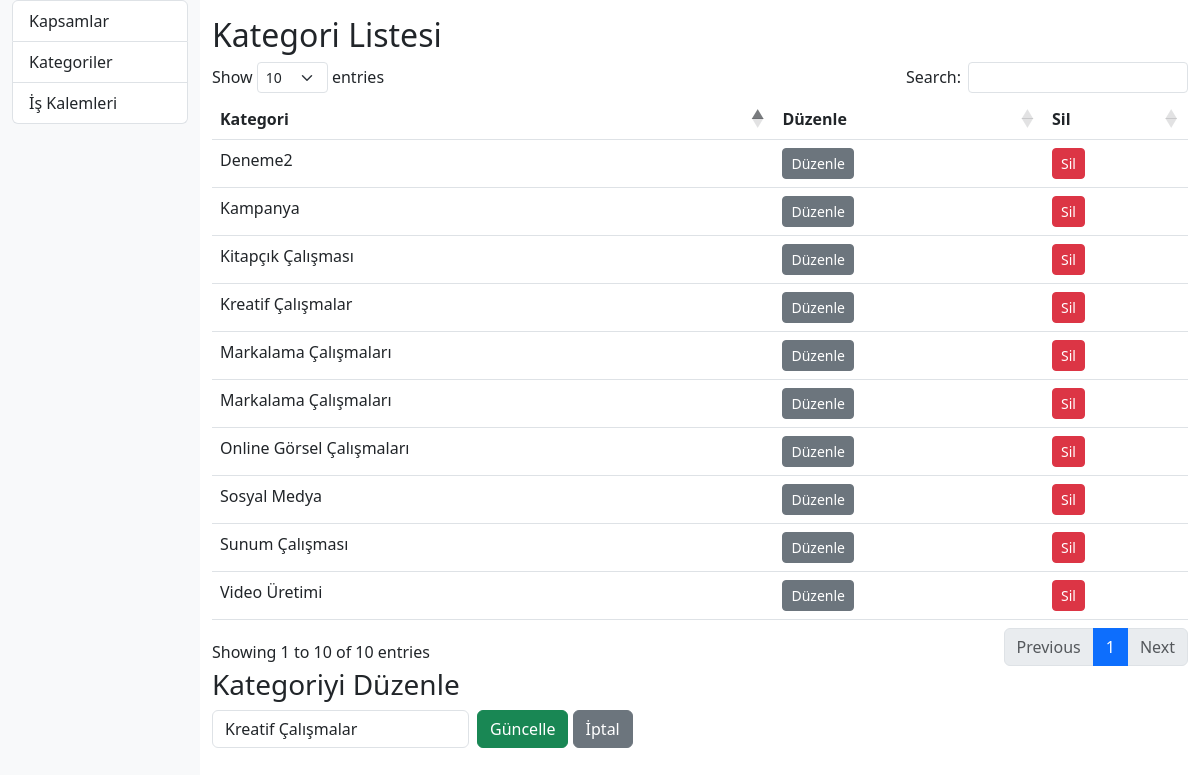
The page /index.php?page=kategoriler&edit_id=3 on the database its author committed.
### tables this page shows
CREATE TABLE `categories` (
  `id` int(11) NOT NULL,
  `name` varchar(255) NOT NULL
);

### kategoriler.php (the view, shortened to what this page needs)
<?php
include 'db.php';
$duzenleKategori = null;
if (isset($_GET['edit_id'])) {
    $stmt = $pdo->prepare('SELECT * FROM categories WHERE id = ?');
    $stmt->execute([$_GET['edit_id']]);
    $duzenleKategori = $stmt->fetch();
}
$kategoriler = $pdo->query('SELECT * FROM categories')->fetchAll();
?>
<h2>Kategori Listesi</h2>
<table class="table datatable" id="kategoriler-table">
    <thead>
        <tr><th>Kategori</th><th>Düzenle</th><th>Sil</th></tr>
    </thead>
    <tbody>
    <?php foreach ($kategoriler as $kategori): ?>
        <tr>
            <td><?= htmlspecialchars($kategori['name']) ?></td>
            <td>
                <a href="?page=kategoriler&edit_id=<?= $kategori['id'] ?>" class="btn btn-sm btn-secondary">Düzenle</a>
            </td>
            <td>
                <form method="post" onsubmit="return confirm('Silinsin mi?');" class="d-inline">
                    <button class="btn btn-sm btn-danger">Sil</button>
                </form>
            </td>
        </tr>
    <?php endforeach; ?>
    </tbody>
</table>
<?php if ($duzenleKategori): ?>
<h3>Kategoriyi Düzenle</h3>
<form method="post" class="row g-2 mb-3">
    <div class="col-auto">
        <input class="form-control" name="kategori_adi" value="<?= htmlspecialchars($duzenleKategori['name']) ?>" required>
    </div>
    <div class="col-auto">
        <button class="btn btn-success">Güncelle</button>
        <a href="?page=kategoriler" class="btn btn-secondary">İptal</a>
    </div>
</form>
<?php endif; ?>

### rows shown on the page
categories: name "Markalama Çalışmaları"
categories: name "Markalama Çalışmaları"
categories: name "Kreatif Çalışmalar", kategori_adi "Kreatif Çalışmalar"
categories: name "Kitapçık Çalışması"
categories: name "Sunum Çalışması"
categories: name "Kampanya"
categories: name "Video Üretimi"
categories: name "Sosyal Medya"
categories: name "Online Görsel Çalışmaları"
categories: name "Deneme2"
